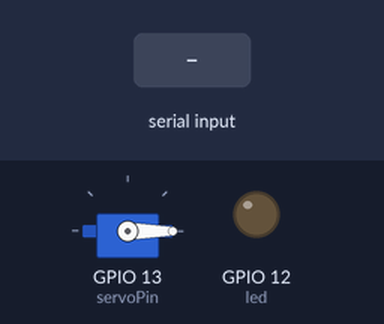
The sketch below on a simulated ESP32. On the bench: servo, output pins drawn as LEDs (lit = HIGH). Inputs (shaded band) come from the test bench. Nothing arrives over Bluetooth unless stated; what the sketch prints to the serial monitor is not drawn.

Above: at 1.2 s.
1.3 s: "1" received over the second serial link
At 1.8 s:
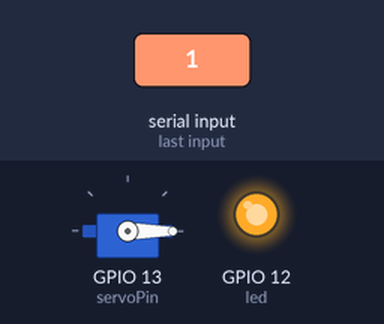
2.8 s: "a" received over the second serial link
At 3.2 s:
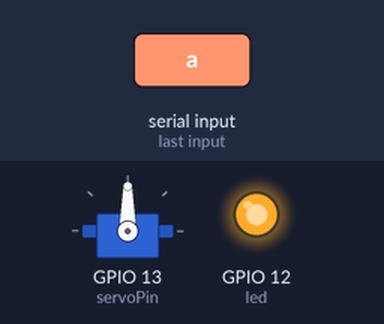
4.3 s: "2" received over the second serial link
At 5.2 s:
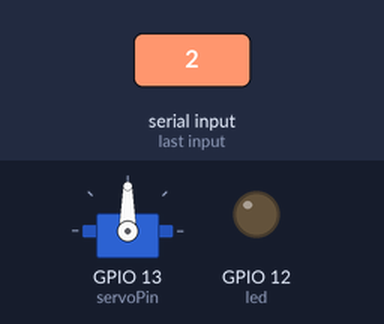
5.8 s: "b" received over the second serial link
At 6.6 s:
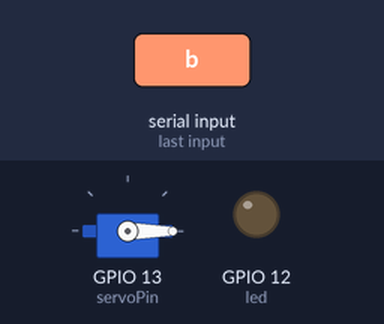
Timing chart, 0 to 8.3 s (numbered marks = the images above; inputs shaded):
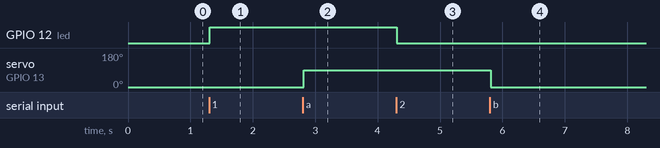

Measured:
- after the input at 1.3 s, GPIO 12 (led): LOW → HIGH at once
- after the input at 2.8 s, servo on GPIO 13 (servoPin): 0° → 90° at once
- after the input at 4.3 s, GPIO 12 (led): HIGH → LOW at once
- after the input at 5.8 s, servo on GPIO 13 (servoPin): 90° → 0° at once

The sketch:

ESP32_Bluetooth-Servo-Control.ino
```cpp
#include "BluetoothSerial.h"
#include <ESP32Servo.h>

BluetoothSerial bt;
Servo myServo;

int led = 12;
int servoPin = 13;
char x;

void setup() {
  bt.begin("User-Bluetooth");
  Serial.begin(115200);

  pinMode(led, OUTPUT);

  myServo.attach(servoPin);
  myServo.write(0);

  Serial.println("Bluetooth START");
}

void loop() {

  if (bt.available()) {

    x = bt.read();

    if (x == '1') {
      digitalWrite(led, HIGH);
      bt.println("LED ON");
    }

    else if (x == '2') {
      digitalWrite(led, LOW);
      bt.println("LED OFF");
    }

    else if (x == 'a') {
      myServo.write(90);
      bt.println("SERVO 90 DEG");
    }

    else if (x == 'b') {
      myServo.write(0);
      bt.println("SERVO 0 DEG");
    }
  }

  delay(20);
}
```
